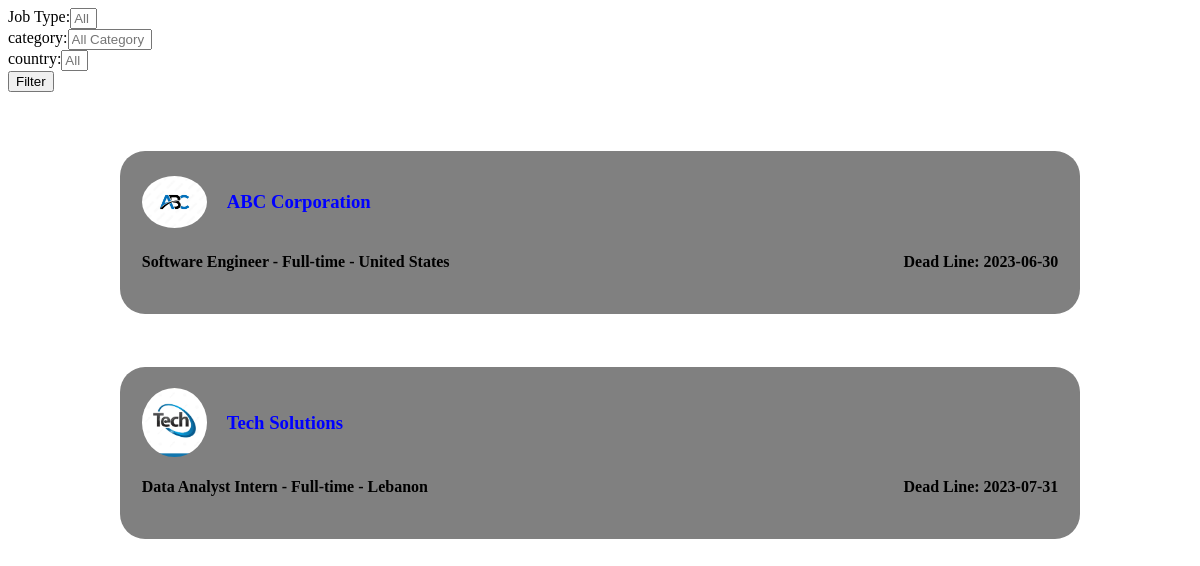
/Filter/filter.php?jobType=Full-time, run on the app's committed database.
### tables this page shows
CREATE TABLE `jobs` (
  `job_id` int(11) NOT NULL,
  `position` varchar(50) NOT NULL,
  `deliveredBy` varchar(50) NOT NULL,
  `job_Country` varchar(50) NOT NULL,
  `jobType` varchar(50) NOT NULL,
  `job_WorkPlace` varchar(10) NOT NULL,
  `industry` varchar(50) NOT NULL,
  `educationLevel` varchar(50) NOT NULL,
  `jobDescription` varchar(255) NOT NULL,
  `skills` varchar(255) NOT NULL,
  `job_apply_link` text NOT NULL,
  `applicationDeadline` varchar(50) NOT NULL,
  `postedDate` varchar(50) NOT NULL DEFAULT current_timestamp(),
  `salaryRange` varchar(50) NOT NULL,
  `jobStatus` varchar(50) NOT NULL
);

CREATE TABLE `company` (
  `company_id` int(50) NOT NULL,
  `company_Name` varchar(100) NOT NULL,
  `company_Email` varchar(50) NOT NULL,
  `company_Password` varchar(50) NOT NULL,
  `company_PhoneNumber` int(50) NOT NULL,
  `company_Country` varchar(50) NOT NULL,
  `company_City` int(11) NOT NULL,
  `company_Status` varchar(10) NOT NULL,
  `company_Logo` text NOT NULL,
  `company_Website` varchar(255) NOT NULL,
  `company_Location` varchar(255) NOT NULL,
  `company_Linkedin` varchar(255) NOT NULL,
  `company_Twitter` varchar(50) NOT NULL,
  `company_Facebook` varchar(50) NOT NULL,
  `company_Instagram` varchar(50) NOT NULL,
  `company_About` text NOT NULL
);

### Filter/filter.php (the view, shortened to what this page needs)
<?php
include "../connection.php";
?>
<!DOCTYPE html>
<html lang="en">
<head>
</head>
<body>
<div class="filter-container">
    <form action="#" method="GET">
        <div class="SelectRow">
            <label for="jobType">Job Type:</label>
        </div>
        <div class="SelectRow">
            <label for="category">category:</label>
        </div>
        <div class="SelectRow">
            <label for="country">country:</label>
        </div>
        <a href="filter.php">
            <button>Filter</button>
        </a>
      </div>
<div id="jobList">
<?php
    if(isset($_GET['jobType'])){
        $jobType = $_GET['jobType'];
        $sql="SELECT * FROM jobs INNER JOIN company ON deliveredBy = company_Name WHERE ";
        $conditions = array();
        if(!empty($jobType)){
            $conditions[] = "jobType = '$jobType' ";
        }
        if (!empty($conditions)) {
            $sql .= implode(" AND ", $conditions);
        } else {
            $sql .= "1";
        }
        $result = mysqli_query($conn, $sql);
        while ($fetch_jobs = mysqli_fetch_assoc($result)) {
            echo'
                <div class="classjobCard">
                    <div class="row">
                        <a class="companyTitle" href="viewCompanyProfile.php?vcid= '.$fetch_jobs['company_id'].' &cname= '.$fetch_jobs['company_Name'].' " target="_blank">
                            <img src="'. $fetch_jobs['company_Logo'] .'" alt="">
                            <h3>'. $fetch_jobs['company_Name'] .'</h3>
                        </a>
                        <i class="fa-regular fa-bookmark fa-xl"></i>
                    </div>
                    <div class="row">
                        <h4>'. $fetch_jobs['position'] .' - '. $fetch_jobs['jobType'] .' - '. $fetch_jobs['job_Country'] .'</h4>
                        <h4>Dead Line: '. $fetch_jobs['applicationDeadline'] .'</h4>
                    </div>
                </div>
';
}
}
?>
</div>
<link rel="stylesheet" href="../css/all_icon.css">
</body>
</html>

### Filter/filter.php (style rules this page uses)
#jobList { width:90%; margin:5%; }
.classjobCard { margin: 5% 5%; padding: 2%; background-color: gray; border-radius: 25px; }
.row { display: flex; justify-content: space-between; align-items: center; }
.SelectRow { display: flex; flex-direction: row; flex-wrap: nowrap; }
.companyTitle { align-items: center; display: flex; text-decoration: none; color: blue; }
.companyTitle img { width: 65px; border-radius: 50%; margin-right: 20px; }

### data on the page
jobs: company.company_Logo (picture), company.company_Name "ABC Corporation", position "Software Engineer", jobType "Full-time", job_Country "United States", applicationDeadline "2023-06-30"
jobs: company.company_Logo (picture), company.company_Name "Tech Solutions", position "Data Analyst Intern", jobType "Full-time", job_Country "Lebanon", applicationDeadline "2023-07-31"
